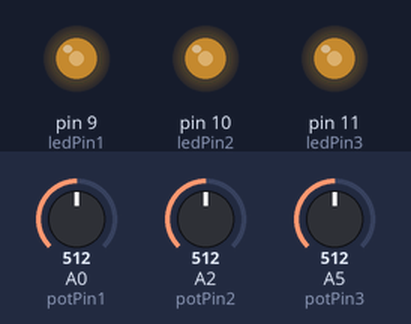
The sketch below on a simulated Arduino Uno, built with avr-gcc and run on an emulated ATmega328P. Parts: output pins drawn as LEDs (lit = HIGH). The test bench sets the inputs (shaded band); at power-on: A0 (potPin1) = 512, A2 (potPin2) = 512, A5 (potPin3) = 512.

Above: at 1.2 s.
1.3 s: A0 (potPin1) set to 716
At 2.5 s:
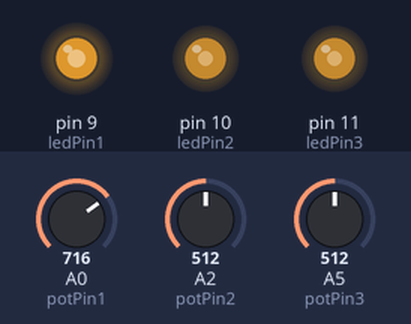
2.8 s: A2 (potPin2) set to 716
At 3.9 s:
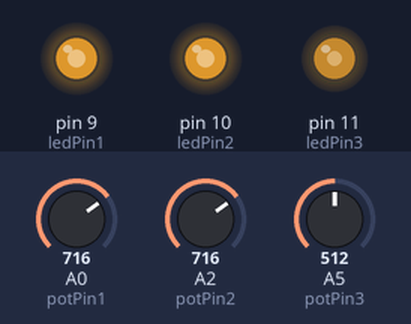
4.3 s: A5 (potPin3) set to 716
At 5.0 s:
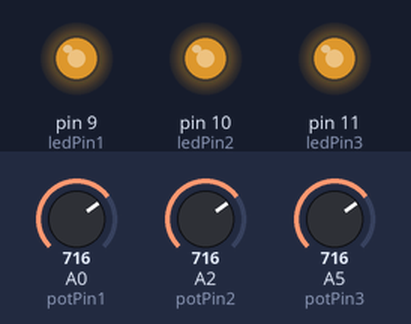
5.8 s: A0 (potPin1) set to 900
At 6.2 s:
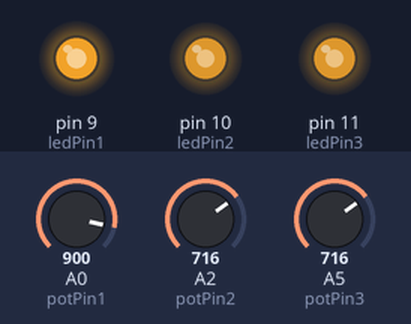
7.3 s: A2 (potPin2) set to 900
At 8.5 s:
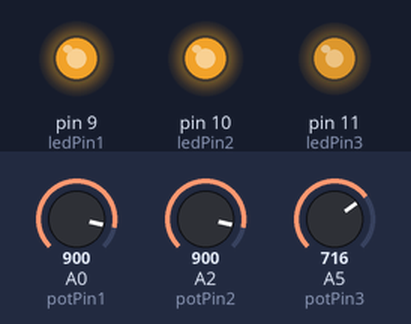
8.8 s: A5 (potPin3) set to 900
At 9.6 s:
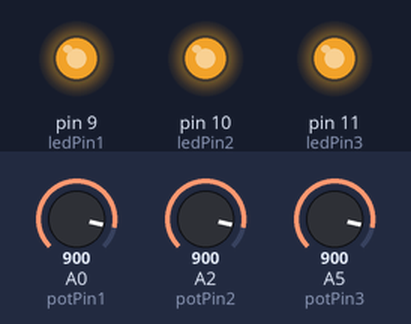
Timing chart, 0 to 11.3 s (numbered marks = the images above; inputs shaded):
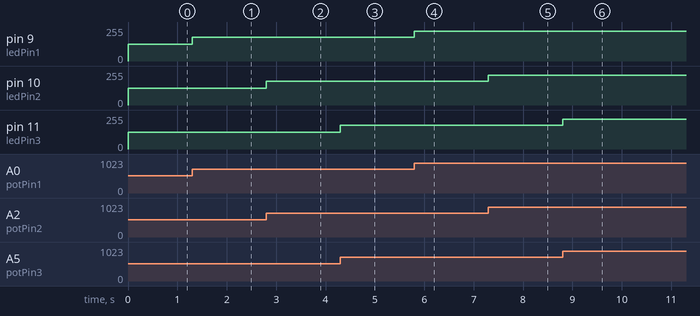

Measured:
- after the input at 1.3 s, pin 9 (ledPin1): 127/255 → 178/255 at once
- after the input at 2.8 s, pin 10 (ledPin2): 127/255 → 178/255 at once
- after the input at 4.3 s, pin 11 (ledPin3): 127/255 → 178/255 at once
- after the input at 5.8 s, pin 9 (ledPin1): 178/255 → 224/255 at once
- after the input at 7.3 s, pin 10 (ledPin2): 178/255 → 224/255 at once
- after the input at 8.8 s, pin 11 (ledPin3): 178/255 → 224/255 at once

The sketch:

RGBled.ino
```cpp
const int potPin1 = A0;
const int potPin2 = A2;
const int potPin3 = A5;
const int ledPin1 = 9;
const int ledPin2 = 10;
const int ledPin3 = 11;
int potValue1 = 0;
int potValue2 = 0;
int potValue3 = 0;
int ledValue1 = 0;
int ledValue2 = 0;
int ledValue3 = 0;

void setup() {
  // put your setup code here, to run once:
  pinMode(potPin1, INPUT);
  pinMode(potPin2, INPUT);
  pinMode(potPin3, INPUT);
  pinMode(ledPin1, OUTPUT);
  pinMode(ledPin2, OUTPUT);
  pinMode(ledPin3, OUTPUT);
}

void loop() {
  // put your main code here, to run repeatedly:
  potValue1 = analogRead(potPin1);
  potValue2 = analogRead(potPin2);
  potValue3 = analogRead(potPin3);
  ledValue1 = map(potValue1, 0, 1023, 0, 255);
  ledValue2 = map(potValue2, 0, 1023, 0, 255);
  ledValue3 = map(potValue3, 0, 1023, 0, 255);
  analogWrite(ledPin1, ledValue1);
  analogWrite(ledPin2, ledValue2);
  analogWrite(ledPin3, ledValue3);

}
```
